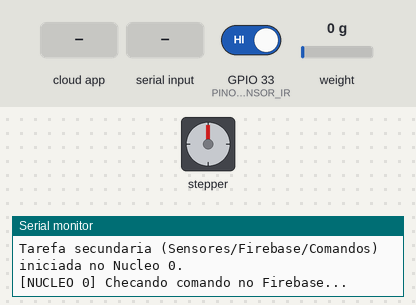
The sketch below on a simulated ESP32. Shown: stepper motor, the last lines printed to the serial monitor. The inputs (shaded band) are chosen by the test bench; at power-on: GPIO 33 (PINO_SENSOR_IR) HIGH, weight on the scale 0 g. WiFi joins after 1.5 s; servers stay silent unless stated; the Firebase database answers and starts empty; stepper angles assume 200 steps per turn.

Above: at 3.0 s.
3.1 s: GPIO 33 (PINO_SENSOR_IR) driven LOW
4.6 s: the phone or cloud app sets iniciarEsteira to 1
6.7 s: the phone or cloud app sets iniciarEsteira to 0
At 9.9 s:
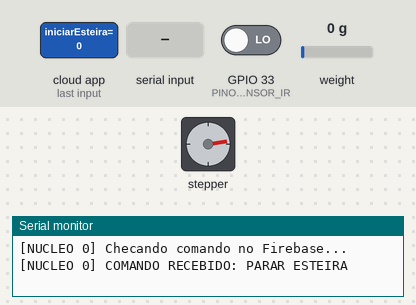
10.3 s: "c\n" received over Serial
11.8 s: the phone or cloud app sets iniciarEsteira to 1
At 15.21 s:
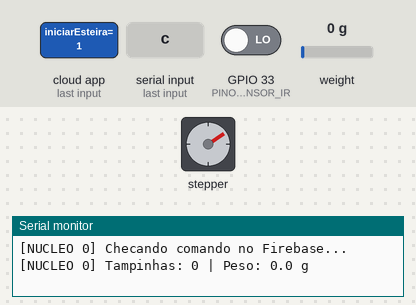
15.4 s: weight on the scale set to 927 g
At 15.87 s:
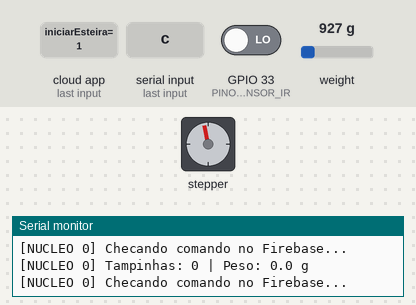
19.0 s: weight on the scale set to 1089 g
At 20.7 s:
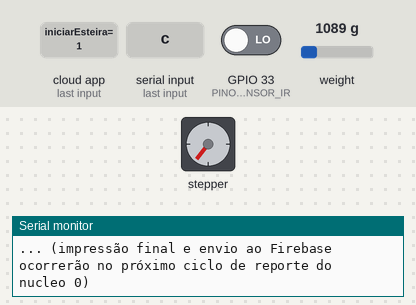
Timing chart, 0 to 31.3 s (numbered marks = the images above; inputs shaded):
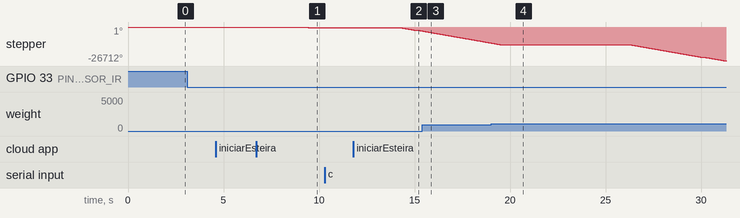

The sketch:

versao_final.ino
```cpp
/*
  ===================================================================
  ==  PROJETO COLETOR DE TAMPINHAS - VERSÃO COM ESTEIRA (TB6600)  ==
  ==  Código Final v6: Arquitetura Dual-Core para movimento fluido ==
  ==  com Firebase.                                                 ==
  ===================================================================
*/

// --- BIBLIOTECAS ---
#include <Arduino.h>
#include "HX711.h"
#include <AccelStepper.h>
#include <WiFi.h>
#include "IOXhop_FirebaseESP32.h"

// --- WIFI/FIREBASE ---
#define WIFI_SSID "bolda"
#define WIFI_PASSWORD "opiq12345"
#define FIREBASE_HOST "https://ecotampa-110c8-default-rtdb.firebaseio.com/"
#define FIREBASE_AUTH "AIzaSyCj-frjgz6Kl-36HqY4pb_JzfDXHtwFSwY"

// --- PINOS ---
const int PINO_HX711_DT = 16;
const int PINO_HX711_SCK = 4;
const int PINO_SENSOR_IR = 33;
const int PINO_MOTOR_STEP = 25;
const int PINO_MOTOR_DIR = 27;
const int PINO_MOTOR_ENABLE = 14;

// --- PARÂMETROS ---
const float FATOR_DE_CALIBRACAO = -275.316;
const float PESO_MAXIMO_GRAMAS = 1000.0;
const int DEBOUNCE_DELAY_MS = 200;
const int VELOCIDADE_ESTEIRA = 1500;
const int ACELERACAO_ESTEIRA = 300;

// --- OBJETOS GLOBAIS ---
HX711 scale;
AccelStepper esteira(AccelStepper::DRIVER, PINO_MOTOR_STEP, PINO_MOTOR_DIR);

// --- MÁQUINA DE ESTADOS ---
enum EstadoProjetor { AGUARDANDO, PREPARANDO_TARA, TARING, CONTANDO, CHEIO, FINALIZANDO };
volatile EstadoProjetor estadoAtual = AGUARDANDO; // Volatile pois será acessada por dois núcleos

// --- VARIÁVEIS GLOBAIS ---
unsigned long ultimoCheckComando = 0;
const long INTERVALO_CHECK_COMANDO = 300;
volatile int contadorTampinhas = 0; // Volatile
volatile unsigned long ultimoTempoDeteccao = 0; // Volatile
volatile float pesoAtual = 0; // Volatile
unsigned long tempoInicioPausa = 0;

// ===================================================================
// --- TAREFA PARA O NÚCLEO 0 (Sensores e Firebase) ---
// ===================================================================
void TarefasSecundarias(void *pvParameters) {
  Serial.println("Tarefa secundaria (Sensores/Firebase/Comandos) iniciada no Nucleo 0.");

  unsigned long ultimoTempoPeso = 0;
  unsigned long ultimoReporte = 0;
  unsigned long ultimoCheckComando = 0;

  const long INTERVALO_LEITURA_PESO = 250;
  const long INTERVALO_REPORTE = 2000;
  const long INTERVALO_CHECK_COMANDO = 1500;

  for (;;) {
    // --- VERIFICAR COMANDO ON/OFF ---
    if ((estadoAtual == AGUARDANDO || estadoAtual == CONTANDO) &&
        (millis() - ultimoCheckComando >= INTERVALO_CHECK_COMANDO)) {

      ultimoCheckComando = millis();
      Serial.println("[NUCLEO 0] Checando comando no Firebase...");

      bool comandoRecebido = Firebase.getBool("controle/iniciarEsteira");

      if (Firebase.failed()) {
        Serial.println("[NUCLEO 0] Erro ao obter controle/iniciarEsteira.");
      } else {
        if (comandoRecebido && estadoAtual == AGUARDANDO) {
          Serial.println("[NUCLEO 0] COMANDO RECEBIDO: INICIAR ESTEIRA");
          estadoAtual = PREPARANDO_TARA;

        } else if (!comandoRecebido && estadoAtual == CONTANDO) {
          Serial.println("[NUCLEO 0] COMANDO RECEBIDO: PARAR ESTEIRA");
          esteira.stop();
          esteira.disableOutputs();
          estadoAtual = AGUARDANDO;
        }
      }
    }

    // --- REPORTE DE STATUS E PESO (somente durante a contagem) ---
    if (estadoAtual == CONTANDO) {
      if (millis() - ultimoTempoPeso >= INTERVALO_LEITURA_PESO) {
        ultimoTempoPeso = millis();

        if (scale.is_ready()) {
          pesoAtual = scale.get_units(2);
          if (pesoAtual < 0) pesoAtual = 0;
          if (pesoAtual >= PESO_MAXIMO_GRAMAS) {
            estadoAtual = CHEIO;
          }
        }
      }

      if (millis() - ultimoReporte >= INTERVALO_REPORTE) {
        ultimoReporte = millis();

        Serial.print("[NUCLEO 0] Tampinhas: ");
        Serial.print(contadorTampinhas);
        Serial.print(" | Peso: ");
        Serial.print(pesoAtual, 1);
        Serial.println(" g");

        Firebase.setInt("tampas/count", contadorTampinhas);
        if (Firebase.failed()) {
          Serial.println("[ERRO] Falha ao enviar contagem ao Firebase.");
        }
      }
    }

    // <<<====================== BLOCO ALTERADO ======================>>>
    // --- SINCRONIZAR contadorTampinhas com Firebase (SOMENTE NO MODO DE ESPERA) ---
    if (estadoAtual == AGUARDANDO) {
      int valorFirebase = Firebase.getInt("tampas/count");
      if (!Firebase.failed() && valorFirebase == 0 && contadorTampinhas != 0) {
        Serial.println("[NUCLEO 0] Firebase foi zerado, zerando contador local.");
        contadorTampinhas = 0;
      }
    }
    // <<<==============================================================>>>

    delay(100); // Evita sobrecarregar o núcleo
  }
}

// --- ROTINA DE INTERRUPÇÃO (ISR) ---
void IRAM_ATTR contarTampinhaISR() {
  unsigned long agora = millis();
  if (agora - ultimoTempoDeteccao > DEBOUNCE_DELAY_MS) {
    contadorTampinhas++;
    ultimoTempoDeteccao = agora;
  }
}

// ===================================================================
// ---           SETUP - Roda no Núcleo 1                          ---
// ===================================================================
void setup() {
  Serial.begin(115200);
  Serial.println("\n\nColetor de Tampinhas - v6 Dual-Core - Sistema Iniciado");

  // --- CONEXÃO WIFI ---
  WiFi.begin(WIFI_SSID, WIFI_PASSWORD);
  Serial.print("Conectando ao WiFi");
  while (WiFi.status() != WL_CONNECTED) {
    Serial.print(".");
    delay(500);
  }
  Serial.println("\nConectado! IP: " + WiFi.localIP().toString());
  Firebase.setBool("status/wifiConectado", true);

  // --- FIREBASE ---
  Firebase.begin(FIREBASE_HOST, FIREBASE_AUTH);

  // Garante que o comando no Firebase comece como 'false'
  Firebase.setBool("controle/iniciarEsteira", false);

  Serial.println("\nSistema pronto. Em modo AGUARDANDO.");

  // --- CRIAÇÃO DA TAREFA SECUNDÁRIA NO NÚCLEO 0 ---
  xTaskCreatePinnedToCore(
    TarefasSecundarias,   // Função que a tarefa vai executar
    "TarefasSecundarias", // Nome da tarefa
    10000,                // Tamanho da pilha (stack size)
    NULL,                 // Parâmetros da tarefa
    1,                    // Prioridade da tarefa
    NULL,                 // Handle da tarefa
    0                     // Núcleo onde a tarefa vai rodar (0)
  );

  // --- SETUP DA ESTEIRA ---
  esteira.setEnablePin(PINO_MOTOR_ENABLE);
  esteira.setPinsInverted(true, false, true);
  esteira.setMaxSpeed(1500);
  esteira.setAcceleration(ACELERACAO_ESTEIRA);
  esteira.setSpeed(0);
  esteira.disableOutputs();
  Serial.println("Esteira inicializada corretamente.");

  // --- SETUP DA BALANÇA E SENSOR IR ---
  scale.begin(PINO_HX711_DT, PINO_HX711_SCK);
  scale.set_scale(FATOR_DE_CALIBRACAO);
  pinMode(PINO_SENSOR_IR, INPUT);
  attachInterrupt(digitalPinToInterrupt(PINO_SENSOR_IR), contarTampinhaISR, FALLING);

  Serial.println("\nSistema pronto. Em modo AGUARDANDO.");
}

// ===================================================================
// ---           LOOP PRINCIPAL - Roda no Núcleo 1                 ---
// ===================================================================
void loop() {
  static unsigned long ultimaVerificacao = 0;
  if (millis() - ultimaVerificacao >= 5000) { // a cada 5s
    ultimaVerificacao = millis();
    bool conectado = WiFi.status() == WL_CONNECTED;
    Firebase.setBool("status/wifiConectado", conectado);
  }
  switch (estadoAtual) {
    case AGUARDANDO:
      if (Serial.available() > 0) {
        String input = Serial.readStringUntil('\n');
        input.trim();
        if (input == "c") {
          Serial.println("\n[!] Comando 'c' reconhecido.");
          estadoAtual = PREPARANDO_TARA;
        }
      }
      break;

    case PREPARANDO_TARA:
      Serial.println("[!] Esvazie o recipiente. Zerando a balanca em 3 segundos...");
      tempoInicioPausa = millis();
      estadoAtual = TARING;
      break;

    case TARING:
      if (millis() - tempoInicioPausa >= 3000) {
        contadorTampinhas = 0;
        pesoAtual = 0;
        scale.tare();
        Serial.println("[!] Tara concluida. Balanca zerada.");
        Serial.println("[!] LIGANDO A ESTEIRA. Pode inserir as tampinhas.");
        esteira.enableOutputs();
        esteira.setSpeed(VELOCIDADE_ESTEIRA);
        estadoAtual = CONTANDO;
      }
      break;

    case CONTANDO:
      esteira.runSpeed();
      break;

    case CHEIO:
      Serial.println("\n[!] PESO MAXIMO ATINGIDO!");
      esteira.stop();
      esteira.disableOutputs();
      Serial.println("... (impressão final e envio ao Firebase ocorrerão no próximo ciclo de reporte do nucleo 0)");
      tempoInicioPausa = millis();
      estadoAtual = FINALIZANDO;
      break;

    case FINALIZANDO:
      if (millis() - tempoInicioPausa >= 2500) {
        Serial.println("Sistema voltando para o modo AGUARDANDO.");
        estadoAtual = AGUARDANDO;
      }
      break;
  }
}
```

Measured:
- the behaviour switches between 999 and 1000 g on weight on the scale (found by bisection; images 3 and 4)
